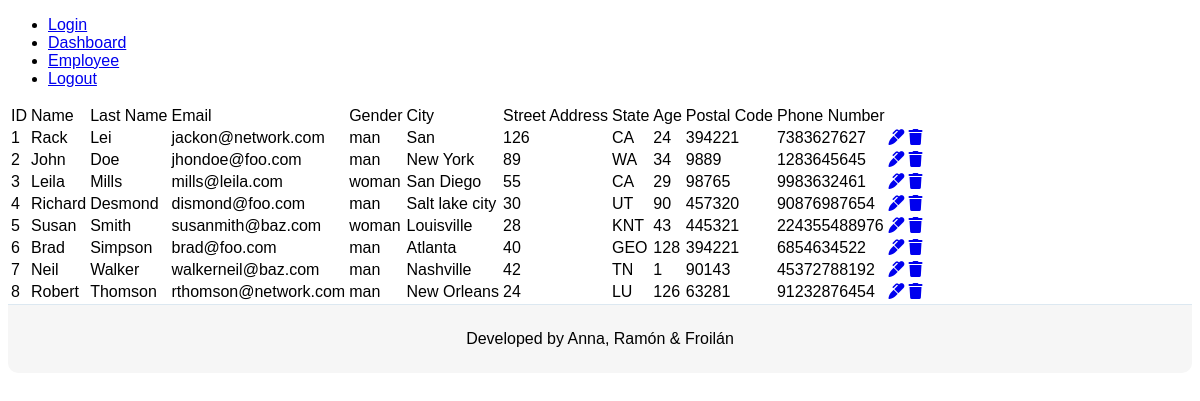
Page /dashboard/getEmployee (signed in) on the committed database.
### tables this page shows
CREATE TABLE employees (
    emp_no      INT             NOT NULL AUTO_INCREMENT,
    employee_name  VARCHAR(14)     NOT NULL,
    employee_last_name  VARCHAR(16)     NOT NULL,
    employee_email  VARCHAR(40)     NOT NULL,
    employee_gender      ENUM ('man','woman')  NOT NULL,
    employee_city   VARCHAR(16)     NOT NULL,
    employee_street_address   VARCHAR(16)     NOT NULL,
    employee_state   VARCHAR(16)     NOT NULL,
    employee_age   INT      NOT NULL,
    employee_postal_code   INT      NOT NULL,
    employee_phone_number  VARCHAR(40)      NOT NULL,
    PRIMARY KEY (emp_no)
);

### controllers/dashboard.php (called while the page is built, shortened)
<?php
class Dashboard extends Controller{
    function __construct()
    {
        $url = 'models/employeeModel.php';
        $this->view->message ='';
        $this->model = new EmployeeModel();
    }
    function render(){
        $this->view->render('dashboard/index');
    }
    function getEmployee(){
        $employees = $this->model->get();
        $this->view->employees = $employees;
        $this->render();
    }
}

### libs/view.php (called while the page is built, shortened)
<?php
class View{
    function render($nombre){
        require 'views/'. $nombre . ".php";
    }
}

### index.php (called while the page is built, shortened)
<?php
require_once 'libs/database.php';
require_once "libs/app.php";
require_once "libs/view.php";
$app = new App();

### libs/database.php (called while the page is built)
<?php
class Database{
    private $host;
    private $db;
    private $user;
    private $password;
    private $charset;
    public function __construct()
    {
        $this->host = constant('HOST');
        $this->db = constant('DB');
        $this->user = constant('USER');
        $this->password = constant('PASSWORD');
        $this->charset = constant('CHARSET');
    }
    function connect(){
        try{
            $connection = 'mysql:host=' . $this->host . ';dbname=' . $this->db . ';charset=' .  $this->charset;
            $options = [
                PDO::ATTR_ERRMODE => PDO::ERRMODE_EXCEPTION,
                PDO::ATTR_EMULATE_PREPARES => false,
            ];
            $pdo = new PDO
($connection, $this->user, $this->password, $options);
            return $pdo;
        }
        catch (PDOException $e){
            print_r('Error connection: ' . $e->getMessage());
        }
    }
}

### models/employeeModel.php (called while the page is built, shortened)
<?php
class EmployeeModel extends Model {
    public function get(){
        $items = [];
        try {
            $query = $this->db->connect()->query('SELECT * FROM employees');
            while($row = $query->fetch(PDO::FETCH_ASSOC)){
                array_push($items, $row);
            }
            return $items;
        } catch (PDOException $e) {
            echo $e->getMessage();
        }
    }
}

### views/dashboard/index.php (the view)
<?php require 'views/header.php'?>
<table>
    <theader>
            <td>ID</td>
            <td>Name</td>
            <td>Last Name</td>
            <td>Email</td>
            <td>Gender</td>
            <td>City</td>
            <td>Street Address</td>
            <td>State</td>
            <td>Age</td>
            <td>Postal Code</td>
            <td>Phone Number</td>
    </theader>
    <tbody>
        <?php foreach($this->employees as $employee){
            echo '<tr><td>'. $employee['emp_no'] . '</td>
            <td>'. $employee['employee_name'] . '</td>
            <td>'. $employee['employee_last_name'] . '</td>
            <td>'. $employee['employee_email'] . '</td>
            <td>'. $employee['employee_gender'] . '</td>
            <td>'. $employee['employee_city'] . '</td>
            <td>'. $employee['employee_street_address'] . '</td>
            <td>'. $employee['employee_state'] . '</td>
            <td>'. $employee['employee_age'] . '</td>
            <td>'. $employee['employee_postal_code'] . '</td>
            <td>'. $employee['employee_phone_number'] . '</td>
            <td><a href="' . URL . 'employee/viewEmployee/' . $employee['emp_no'] . '"><i class="fas fa-marker"></i></a></td>
            <td><a href="' . URL . 'dashboard/deleteEmployee/' . $employee['emp_no'] . '"><i class="fas fa-trash"></i></a></td></tr>';
        }?>
    </tbody>
</table>
<?php require 'views/footer.php'?>

### libs/app.php (shortened to what this page needs)
<?php
class App
{
    function __construct()
    {
        $url = isset($_GET['url']) ? $_GET['url'] : null;
        $url = rtrim($url, '/');
        $url = explode('/', $url);
        $fileController = 'controllers/' . $url[0] . '.php';
        if (file_exists($fileController)) {
            $controller = new $url[0];
            $nparam = sizeof($url);
            if ($nparam > 1) {
                if ($nparam > 2) {
                    $param = [];
                    for ($i = 2; $i < $nparam; $i++) {
                        array_push($param, $url[$i]);
                    }
                    if ($url[1] != "public") {
                        $controller->{$url[1]}($param);
                    }
                } else {
                    $controller->{$url[1]}();
                }
            } else {
                $controller->render();
            }
        } else {
            require_once 'controllers/error.php';
            $controller = new Myerror();
        }
    }
}

### views/header.php (shortened to what this page needs)
<!DOCTYPE html>
<html lang="en">
<head>
    <link rel="stylesheet" href="http://localhost/php-employee-management-v3/public/css/login.css">
</head>
<body>
    <div id="header">
        <ul>
            <li><a href="<?php echo constant('URL');?>login">Login</a></li>
            <li><a href="<?php echo constant('URL');?>dashboard/getEmployee">Dashboard</a></li>
            <li><a href="<?php echo constant('URL');?>employee">Employee</a></li>
            <li><a href="<?php echo constant('URL');?>login/logout">Logout</a></li>
        </ul>
    </div>

### views/footer.php
        <footer id="formFooter" class="fadeIn fourth"> Developed by Anna, Ramón & Froilán</footer>
    </body>
</html>

### public/css/login.css (style rules this page uses)
body { font-family: "Poppins", sans-serif; height: 100vh; }
#formFooter { background-color: #f6f6f6; border-top: 1px solid #dce8f1; padding: 25px; text-align: center; -webkit-border-radius: 0 0 10px 10px; border-radius: 0 0 10px 10px; }
.fadeIn { opacity: 0; -webkit-animation: fadeIn ease-in 1; -moz-animation: fadeIn ease-in 1; animation: fadeIn ease-in 1; -webkit-animation-fill-mode: forwards; -moz-animation-fill-mode: forwards; animation-fill-mode: forwards; -webkit-animation-duration: 1s; -moz-animation-duration: 1s; animation-duration: 1s; }
.fadeIn.fourth { -webkit-animation-delay: 1s; -moz-animation-delay: 1s; animation-delay: 1s; }

### rows in the picture
employees: emp_no "1", employee_name "Rack", employee_last_name "Lei", employee_email "jackon@network.com", employee_gender "man", employee_city "San", employee_street_address "126", employee_state "CA", employee_age "24", employee_postal_code "394221", employee_phone_number "7383627627"
employees: emp_no "2", employee_name "John", employee_last_name "Doe", employee_email "jhondoe@foo.com", employee_gender "man", employee_city "New York", employee_street_address "89", employee_state "WA", employee_age "34", employee_postal_code "9889", employee_phone_number "1283645645"
employees: emp_no "3", employee_name "Leila", employee_last_name "Mills", employee_email "mills@leila.com", employee_gender "woman", employee_city "San Diego", employee_street_address "55", employee_state "CA", employee_age "29", employee_postal_code "98765", employee_phone_number "9983632461"
employees: emp_no "4", employee_name "Richard", employee_last_name "Desmond", employee_email "dismond@foo.com", employee_gender "man", employee_city "Salt lake city", employee_street_address "30", employee_state "UT", employee_age "90", employee_postal_code "457320", employee_phone_number "90876987654"
employees: emp_no "5", employee_name "Susan", employee_last_name "Smith", employee_email "susanmith@baz.com", employee_gender "woman", employee_city "Louisville", employee_street_address "28", employee_state "KNT", employee_age "43", employee_postal_code "445321", employee_phone_number "224355488976"
employees: emp_no "6", employee_name "Brad", employee_last_name "Simpson", employee_email "brad@foo.com", employee_gender "man", employee_city "Atlanta", employee_street_address "40", employee_state "GEO", employee_age "128", employee_postal_code "394221", employee_phone_number "6854634522"
employees: emp_no "7", employee_name "Neil", employee_last_name "Walker", employee_email "walkerneil@baz.com", employee_gender "man", employee_city "Nashville", employee_street_address "42", employee_state "TN", employee_age "1", employee_postal_code "90143", employee_phone_number "45372788192"
employees: emp_no "8", employee_name "Robert", employee_last_name "Thomson", employee_email "rthomson@network.com", employee_gender "man", employee_city "New Orleans", employee_street_address "24", employee_state "LU", employee_age "126", employee_postal_code "63281", employee_phone_number "91232876454"
